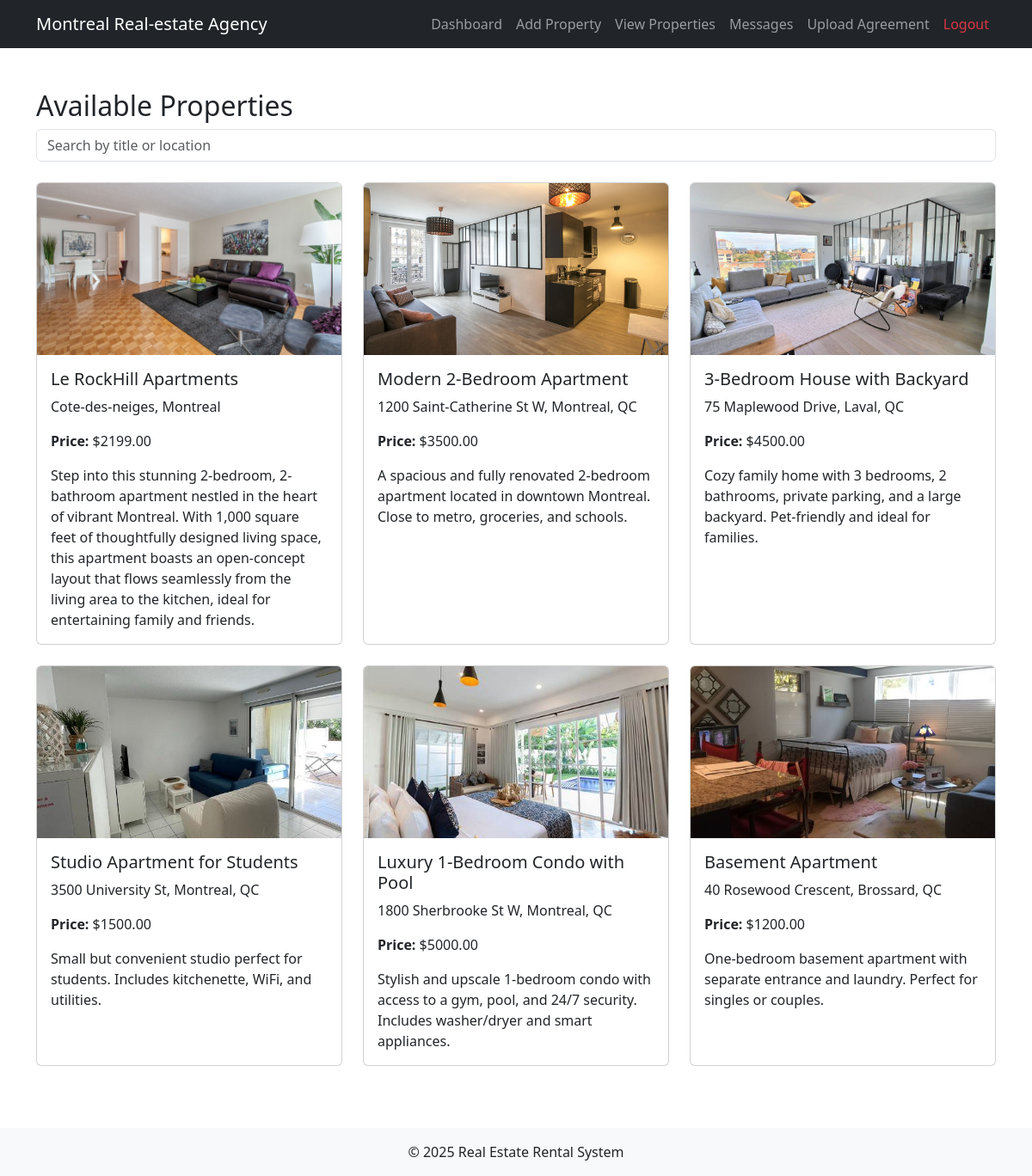
The app's page /pages/view_property.php (signed in) with its own data.
### tables this page shows
CREATE TABLE IF NOT EXISTS `properties` (
  `id` int NOT NULL AUTO_INCREMENT,
  `user_id` int DEFAULT NULL,
  `title` varchar(255) DEFAULT NULL,
  `description` text,
  `price` decimal(10,2) DEFAULT NULL,
  `location` varchar(255) DEFAULT NULL,
  `image` varchar(255) DEFAULT NULL,
  PRIMARY KEY (`id`),
  KEY `user_id` (`user_id`)
);

### pages/view_property.php (the view, shortened to what this page needs)
<?php
require_once "../config/db.php";
$role = $_SESSION['role'];
$page = $_GET['page'] ?? 1;
$limit = 6;
$offset = ($page - 1) * $limit;
$search = $_GET['search'] ?? '';
$searchTerm = "%$search%";
if ($role === 'tenant') {
    $sql = "SELECT * FROM properties WHERE title LIKE ? OR location LIKE ? LIMIT $limit OFFSET $offset";
    $stmt = $conn->prepare($sql);
    $stmt->execute([$searchTerm, $searchTerm]);
}
$properties = $stmt->fetchAll(PDO::FETCH_ASSOC);
?>
<?php include("../includes/header.php"); ?>
<div class="container mt-5">
    <h2><?= $role === 'tenant' ? 'Available Properties' : 'My Listed Properties' ?></h2>
    <form method="get" class="mb-4">
        <input type="text" name="search" class="form-control" placeholder="Search by title or location" value="<?= htmlspecialchars($search) ?>">
    </form>
    <?php if (count($properties) === 0): ?>
        <p>No properties found.</p>
    <?php else: ?>
        <div class="row">
            <?php foreach ($properties as $property): ?>
                <div class="col-md-4 mb-4">
                    <div class="card h-100">
                        <img src="../uploads/<?= htmlspecialchars($property['image']) ?>" class="card-img-top" alt="Property Image" style="height: 200px; object-fit: cover;">
                        <div class="card-body">
                            <h5 class="card-title"><?= htmlspecialchars($property['title']) ?></h5>
                            <p class="card-text"><?= htmlspecialchars($property['location']) ?></p>
                            <p class="card-text"><strong>Price:</strong> $<?= htmlspecialchars($property['price']) ?></p>
                            <p class="card-text"><?= htmlspecialchars($property['description']) ?></p>
                        </div>
                    </div>
                </div>
            <?php endforeach; ?>
        </div>
    <?php endif; ?>
</div>
<?php include("../includes/footer.php"); ?>

### records on screen
properties: image (picture), title "Le RockHill Apartments", location "Cote-des-neiges, Montreal", price "2199.00", description "Step into this stunning 2-bedroom, 2-bathroom apartment nestled in the heart of vibrant Montreal. With 1,000 square feet of thoughtfully designed living space, this apartment boasts an open-concept layout that flows seamlessly from the living area to the kitchen, ideal for entertaining family and friends."
properties: image (picture), title "Modern 2-Bedroom Apartment", location "1200 Saint-Catherine St W, Montreal, QC", price "3500.00", description "A spacious and fully renovated 2-bedroom apartment located in downtown Montreal. Close to metro, groceries, and schools."
properties: image (picture), title "3-Bedroom House with Backyard", location "75 Maplewood Drive, Laval, QC", price "4500.00", description "Cozy family home with 3 bedrooms, 2 bathrooms, private parking, and a large backyard. Pet-friendly and ideal for families."
properties: image (picture), title "Studio Apartment for Students", location "3500 University St, Montreal, QC", price "1500.00", description "Small but convenient studio perfect for students. Includes kitchenette, WiFi, and utilities."
properties: image (picture), title "Luxury 1-Bedroom Condo with Pool", location "1800 Sherbrooke St W, Montreal, QC", price "5000.00", description "Stylish and upscale 1-bedroom condo with access to a gym, pool, and 24/7 security. Includes washer/dryer and smart appliances."
properties: image (picture), title "Basement Apartment", location "40 Rosewood Crescent, Brossard, QC", price "1200.00", description "One-bedroom basement apartment with separate entrance and laundry. Perfect for singles or couples."
